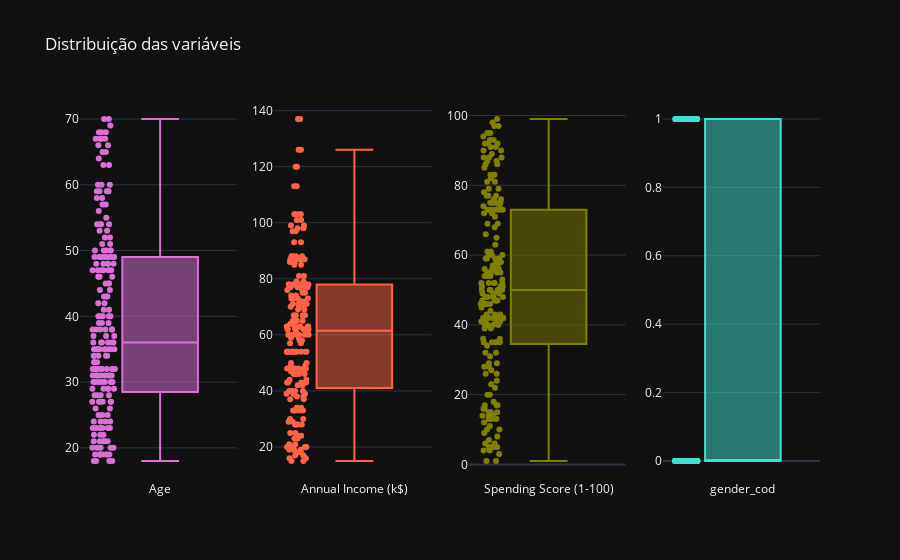

This figure's notebook cell:
### Markdown cell above
Da tabela acima, temos valores de média e mediana relativamente próximos, o que indica uma distribuição próxima à normal. Agora, vamos verificar as distribuições por meio boxplots:

### Code cell
#Plotando os boxplots:
fig = make_subplots(rows=1, cols=4)
colors = ['orchid', 'tomato', 'olive', 'turquoise']

for i, coluna in enumerate(df.columns):
    fig.add_traces(go.Box(y=df[coluna],
                                name = coluna,
                                marker_color = colors[i],
                          boxpoints = 'all',
                          showlegend = False),
                   rows = 1,
                   cols = i+1)

fig.update_layout(title_text = 'Distribuição das variáveis')
fig.show()

### Figure 1 — Plotly figure (JSON) as saved in the notebook; plotly's stock layout.template omitted (floating-point values rounded to 4 significant figures; data arrays with more than 128 entries replaced by an {"elided": "..."} marker saying what was removed)
{"data": [{"boxpoints": "all", "marker": {"color": "orchid"}, "name": "Age", "showlegend": false, "y": {"elided": "200 int values"}, "type": "box", "xaxis": "x", "yaxis": "y"}, {"boxpoints": "all", "marker": {"color": "tomato"}, "name": "Annual Income (k$)", "showlegend": false, "y": {"elided": "200 int values"}, "type": "box", "xaxis": "x2", "yaxis": "y2"}, {"boxpoints": "all", "marker": {"color": "olive"}, "name": "Spending Score (1-100)", "showlegend": false, "y": {"elided": "200 int values"}, "type": "box", "xaxis": "x3", "yaxis": "y3"}, {"boxpoints": "all", "marker": {"color": "turquoise"}, "name": "gender_cod", "showlegend": false, "y": {"elided": "200 int values"}, "type": "box", "xaxis": "x4", "yaxis": "y4"}], "layout": {"xaxis": {"anchor": "y", "domain": [0.0, 0.2125]}, "yaxis": {"anchor": "x", "domain": [0.0, 1.0]}, "xaxis2": {"anchor": "y2", "domain": [0.2625, 0.475]}, "yaxis2": {"anchor": "x2", "domain": [0.0, 1.0]}, "xaxis3": {"anchor": "y3", "domain": [0.525, 0.7375]}, "yaxis3": {"anchor": "x3", "domain": [0.0, 1.0]}, "xaxis4": {"anchor": "y4", "domain": [0.7875, 1.0]}, "yaxis4": {"anchor": "x4", "domain": [0.0, 1.0]}, "title": {"text": "Distribuição das variáveis"}}}
